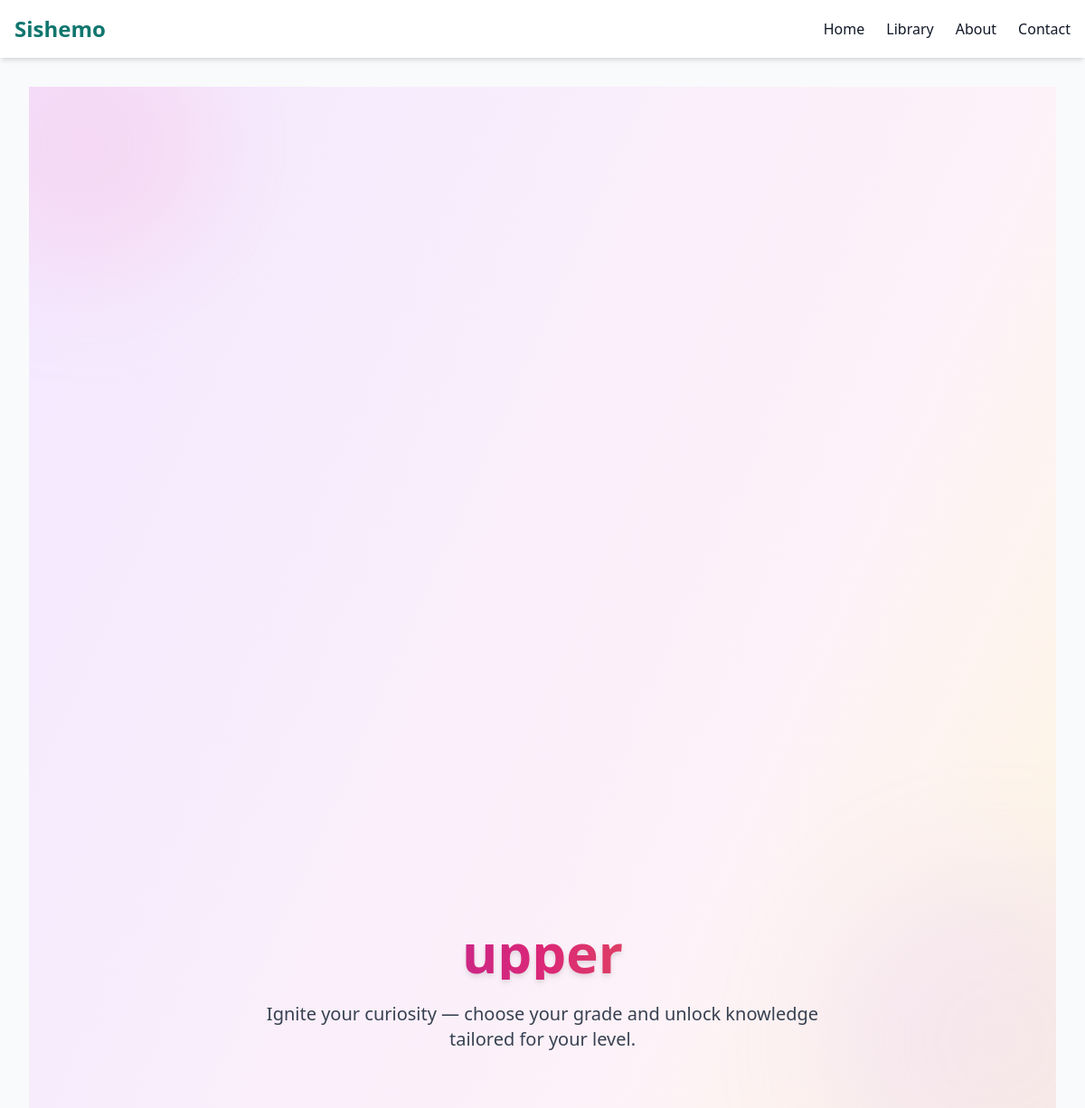
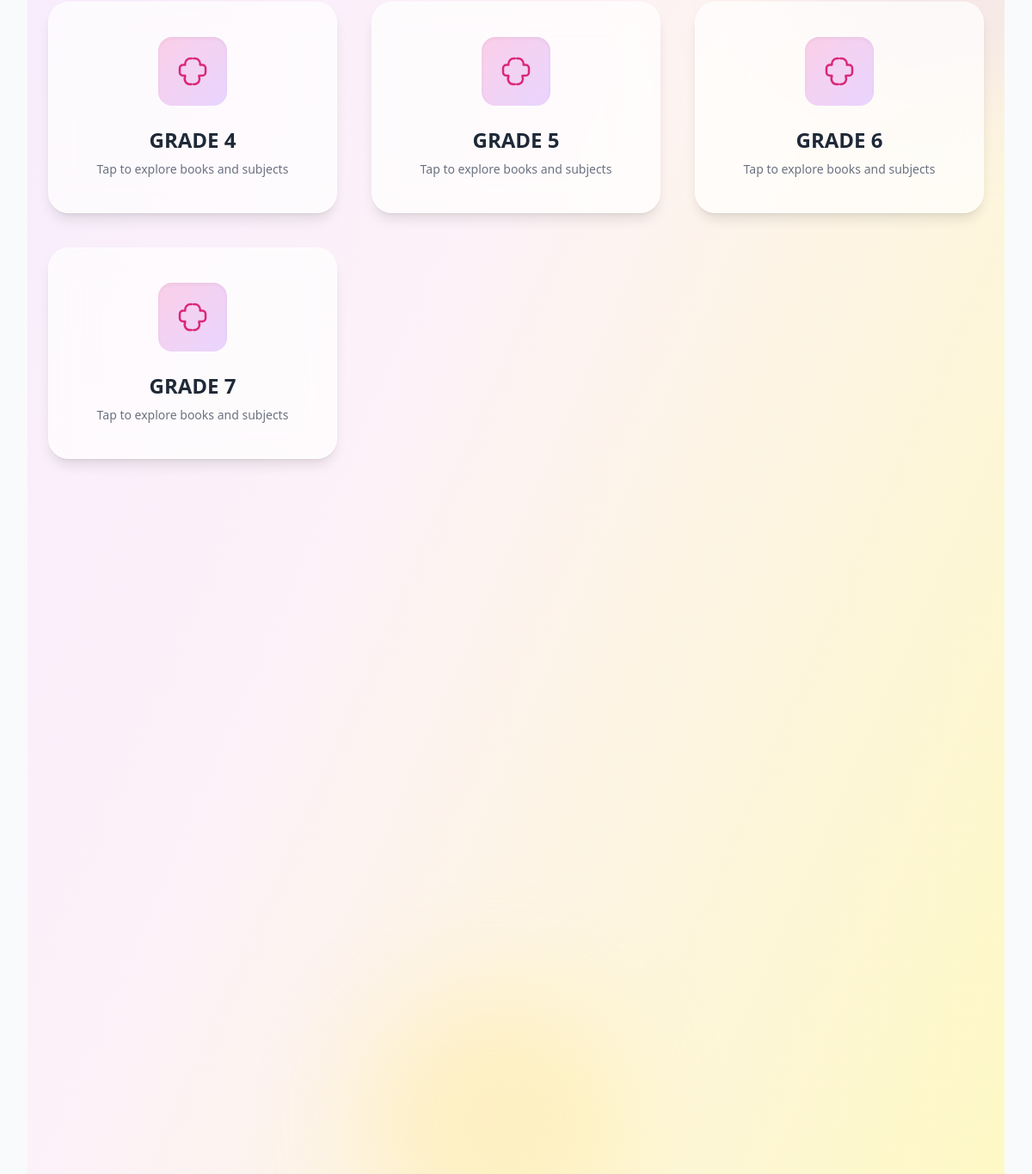
The app's page /sections/2/notes/ with its own data (2 pictures, top to bottom).
### Core/models.py (models this page shows, shortened)
class Grade(models.Model):
    section = models.ForeignKey(Section, on_delete=models.CASCADE, related_name='grades')
    name = models.CharField(max_length=100)

### Core/views.py (the view)
# urls.py: path("sections/<int:section_id>/notes/", views.section_notes, name="section_notes"),
def section_notes(request, section_id):
    section = get_object_or_404(Section, id=section_id)
    grades = section.grades.all()
    return render(request, "section_grades.html", {
        "section": section,
        "grades": grades,
        "mode": "notes"
    })

### Templates/section_grades.html (shortened to what this page needs)
{% extends 'base.html' %}
{% block content %}
<section class="relative min-h-[100vh] flex items-center justify-center overflow-hidden bg-gradient-to-br from-purple-100 via-pink-50 to-yellow-100">
  <div class="absolute inset-0 overflow-hidden pointer-events-none">
    <div class="absolute -top-20 -left-20 w-72 h-72 bg-pink-300 opacity-25 blur-3xl rounded-full animate-[float_9s_ease-in-out_infinite]"></div>
    <div class="absolute top-1/3 -right-32 w-96 h-96 bg-purple-300 opacity-20 blur-3xl rounded-full animate-[float_11s_ease-in-out_infinite_reverse]"></div>
    <div class="absolute bottom-0 left-1/3 w-80 h-80 bg-yellow-300 opacity-20 blur-3xl rounded-full animate-[float_13s_ease-in-out_infinite]"></div>
  </div>
  <div class="relative z-10 w-full max-w-6xl mx-auto px-6 py-24 text-center">
    <h1 class="text-5xl md:text-6xl font-extrabold text-transparent bg-clip-text bg-gradient-to-r from-purple-700 via-pink-600 to-yellow-500 mb-6 drop-shadow-md">
    </h1>
    <p class="text-lg md:text-xl text-gray-700 max-w-2xl mx-auto mb-16">
      Ignite your curiosity — choose your grade and unlock knowledge tailored for your level.
    </p>
    <div class="grid grid-cols-1 sm:grid-cols-2 lg:grid-cols-3 gap-10">
      {% for grade in section.grades.all %}
        <a href=" {% url 'grade_subjects' mode grade.id %} "
           class="relative group bg-white/70 backdrop-blur-xl border border-white/40 shadow-lg hover:shadow-2xl rounded-3xl p-10 transition-all duration-500 transform hover:-translate-y-3 hover:scale-[1.03]">
          <div class="relative z-10 flex flex-col items-center">
            <div class="w-20 h-20 rounded-2xl bg-gradient-to-br from-pink-200 to-purple-200 flex items-center justify-center mb-6 group-hover:from-pink-600 group-hover:to-purple-600 transition-all duration-500 shadow-inner">
            </div>
            <h3 class="text-2xl font-bold text-gray-800 group-hover:text-purple-900 transition">
              {{ grade.name }}
            </h3>
            <p class="mt-2 text-gray-500 text-sm group-hover:text-gray-700 transition">
              Tap to explore books and subjects
            </p>
          </div>
        </a>
      {% empty %}
        <p class="col-span-3 text-gray-500 text-center text-lg">No grades available for this section yet.</p>
      {% endfor %}
    </div>
  </div>
</section>
{% endblock %}

### records on screen
Grade: name "GRADE 4"
Grade: name "GRADE 5"
Grade: name "GRADE 6"
Grade: name "GRADE 7"
